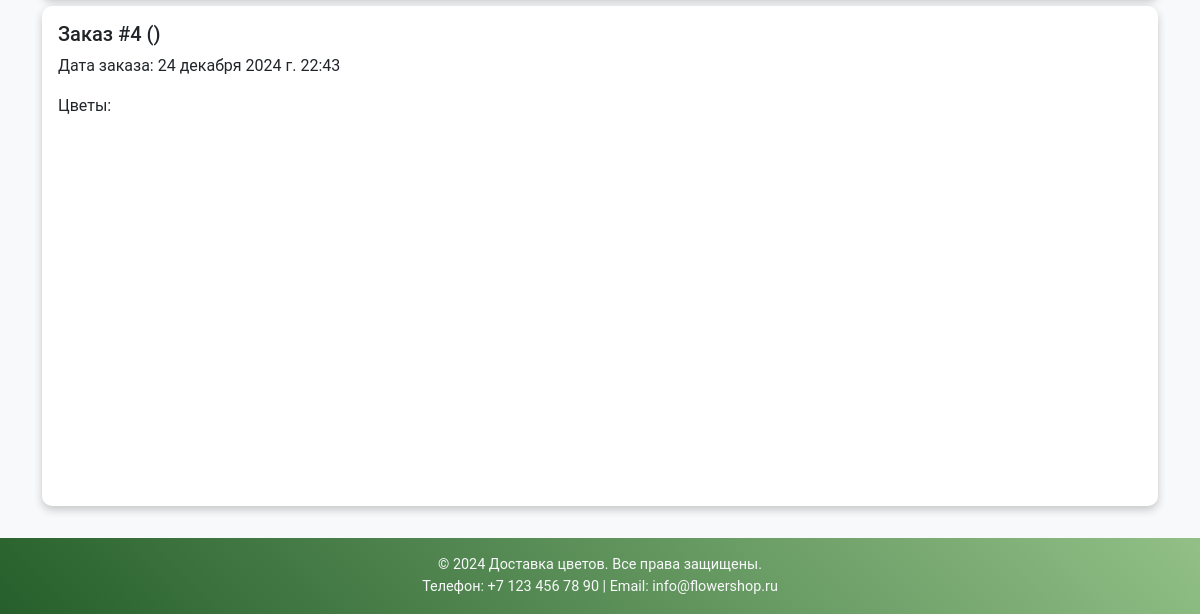
/orders/history/ (signed in, lower part), run on an earlier commit of the app's database.
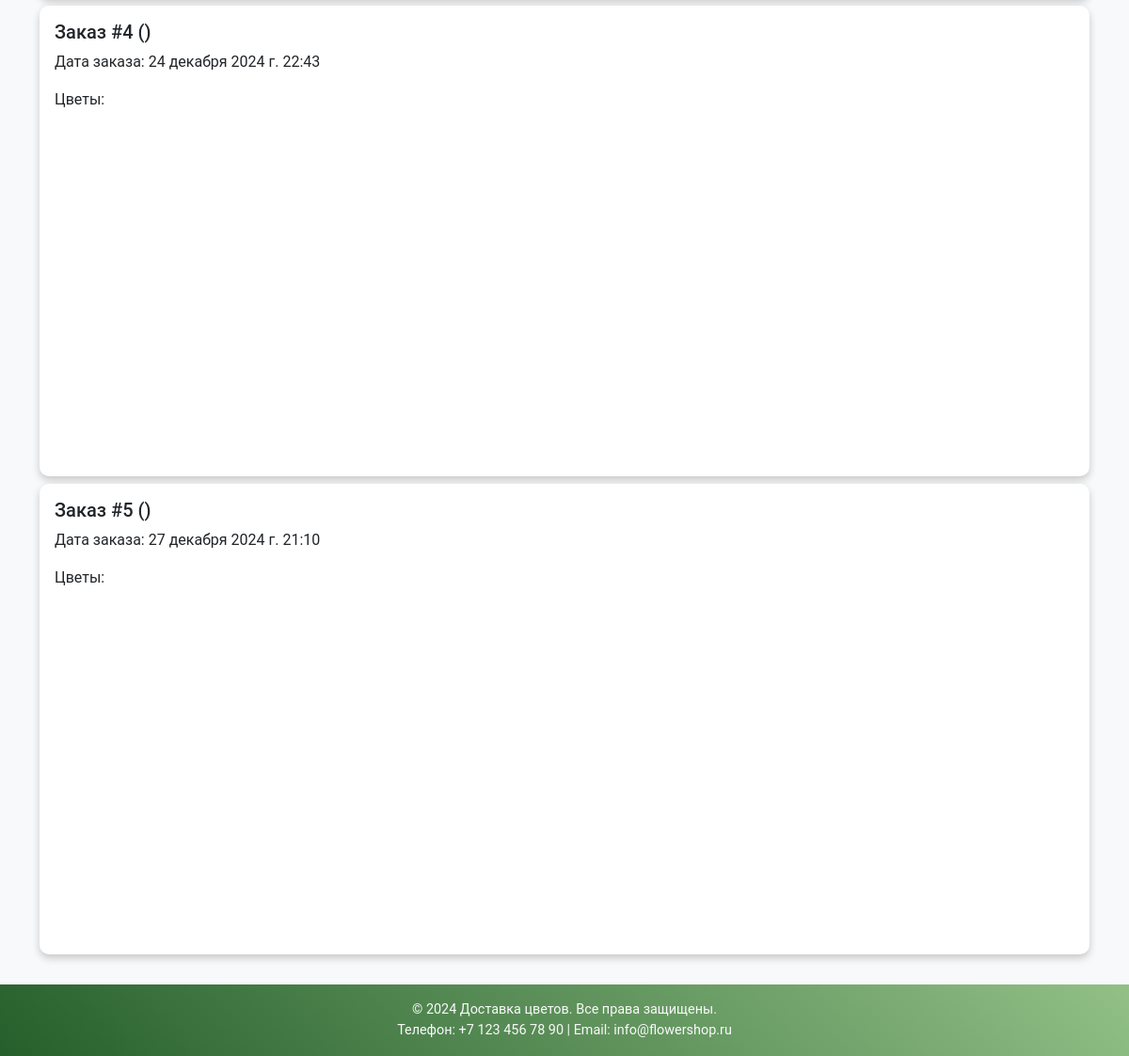
And on a later commit of the database.
### orders_app/models.py (models this page shows, shortened)
class Order(models.Model):
    STATUS_CHOICES = (
        ('pending', 'Ожидает обработки'),
        ('in_progress', 'В процессе'),
        ('delivered', 'Доставлено'),
    )
    user = models.ForeignKey(User, on_delete=models.CASCADE)  # Связь с пользователем
    customer_name = models.CharField(max_length=255)  # Добавляем поле имени клиента
    flowers = models.ManyToManyField('Flower', through='OrderItem')  # Продукты в заказе
    created_at = models.DateTimeField(auto_now_add=True)  # Дата создания заказа
    status = models.CharField(max_length=50, default='new')  # Статус заказа

### orders_app/views.py (the view)
@login_required
def order_history(request):
    orders = Order.objects.filter(user=request.user)
    return render(request, 'orders_app/history.html', {'orders': orders})

### orders_app/templates/orders_app/history.html (shortened to what this page needs)
{% extends 'main_app/base.html' %}
{% block content %}
{% for o in orders %}
  <div class="card mb-2">
    <div class="card-body">
      <h5>Заказ #{{ o.id }} ({{ o.get_status_display }})</h5>
      <p>Дата заказа: {{ o.created_at }}</p>
      <p>
        Цветы:
      </p>
    </div>
  </div>
{% endfor %}
{% endblock %}

What changed in the data, as far as the page shows it:
added Order: id "5", created_at "27 декабря 2024 г. 21:10"
